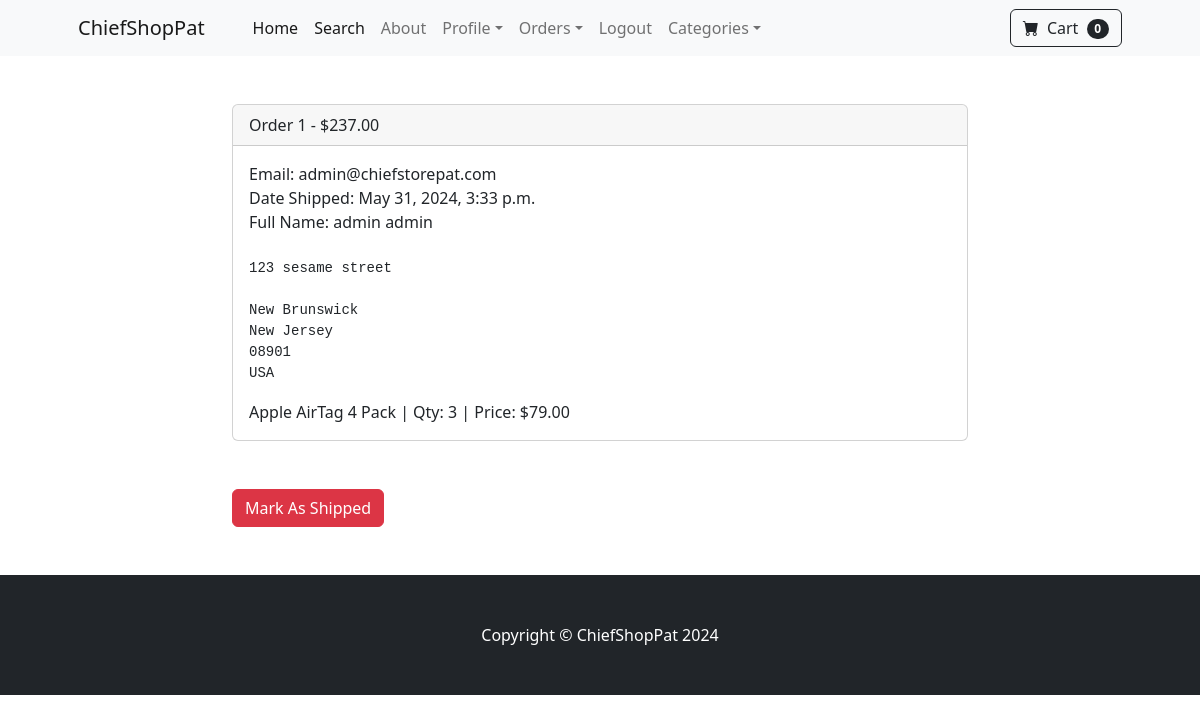
The page /payment/orders/1 (signed in) on the database as committed earlier.
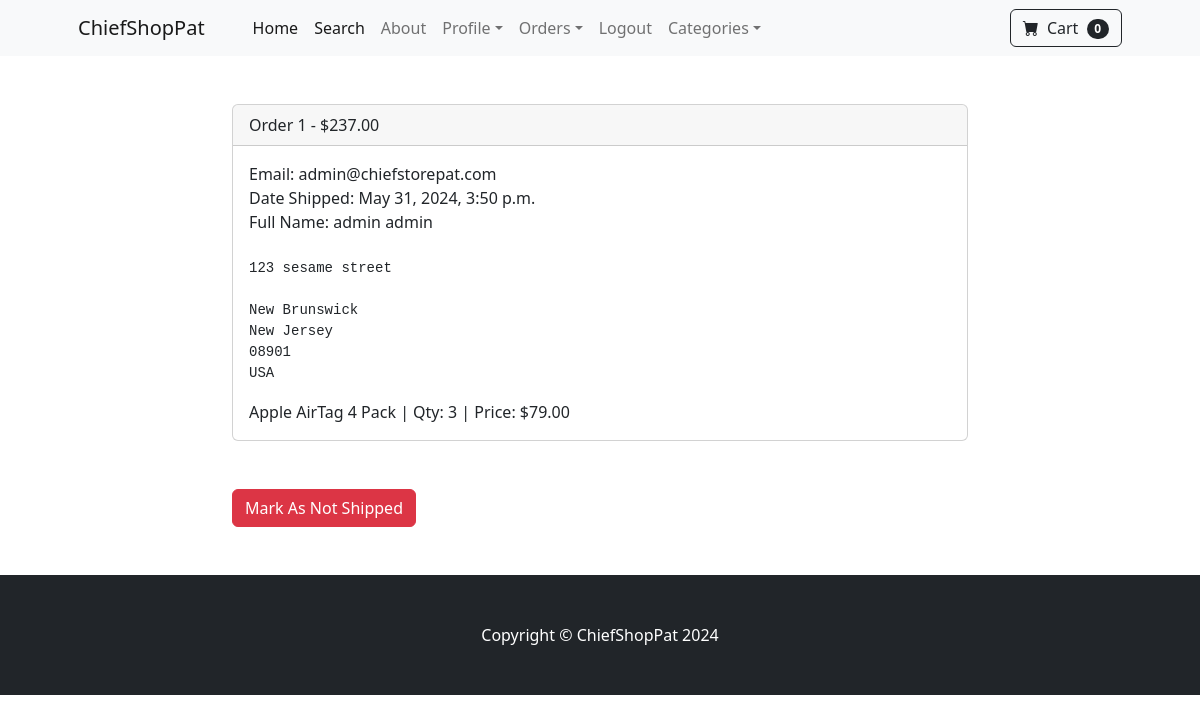
The same page on the database as committed later.
### payment/models.py (models this page shows, shortened)
class Order(models.Model):
	user = models.ForeignKey(User, on_delete=models.CASCADE, null=True, blank=True)
	full_name = models.CharField(max_length=250)
	email = models.EmailField(max_length=250)
	shipping_address = models.TextField(max_length=15000)
	amount_paid = models.DecimalField(max_digits=7, decimal_places=2)
	date_ordered = models.DateTimeField(auto_now_add=True)
	shipped = models.BooleanField(default=False)
	date_shipped = models.DateTimeField(blank=True, null=True)

class OrderItem(models.Model):
	order = models.ForeignKey(Order, on_delete=models.CASCADE, null=True)
	product = models.ForeignKey(Product, on_delete=models.CASCADE, null=True)
	user = models.ForeignKey(User, on_delete=models.CASCADE, null=True, blank=True)
	quantity = models.PositiveBigIntegerField(default=1)
	price = models.DecimalField(max_digits=7, decimal_places=2)

### store/models.py (models this page shows)
class Product(models.Model):
    name = models.CharField(max_length=100)
    price = models.DecimalField(default=0, decimal_places=2, max_digits=6) #ex of max digits: 9999.99
    category = models.ForeignKey(Category, on_delete=models.CASCADE, default=1)
    description = models.CharField(max_length=250, default='', blank=True, null=True)
    image = models.ImageField(upload_to='uploads/product/')
    is_sale = models.BooleanField(default=False)
    sale_price = models.DecimalField(default=0, decimal_places=2, max_digits=6)
    def __str__(self):
        return self.name

### payment/views.py (the view, shortened to what this page needs)
# urls.py: path('orders/<int:pk>', views.orders, name='orders'),
def orders(request, pk):
    if request.user.is_authenticated and request.user.is_superuser:
        order = Order.objects.get(id=pk)
        items = OrderItem.objects.filter(order=pk)
        return render(request, 'payment/orders.html', {"order":order, "items":items})
    else:
        messages.success(request, "Access Denied")
        return redirect('home')

### cart/cart.py (called while the page is built)
    def __len__(self):
        return len(self.cart)

### cart/context_processors.py (called while the page is built)
def cart(request):
    return {'cart': Cart(request)}

### payment/templates/payment/orders.html (shortened to what this page needs)
{% extends 'base.html' %} {% block content %}
<div class="container my-5">
    <div class="row justify-content-center">
        <div class="col-8">
            <div class="card">
                <div class="card-header">Order {{order.id}} - ${{order.amount_paid}}</div>
                <div class="card-body">
                    Email: {{order.email}} <br>
                    {% if order.date_shipped%}
                        Date Shipped: {{order.date_shipped}} <br>
                    {% else %}
                        Date Ordered: {{order.date_ordered}} <br>
                    {% endif %}
                    Full Name: {{order.full_name}} <br><br>
                    <pre>{{order.shipping_address}}</pre>
                    {% for item in items%}
                        {{item.product}} | Qty: {{item.quantity}} | Price: ${{item.price}}
                    {% endfor %}
                </div>
            </div>
            <br /><br />
            {% if not order.shipped %}
            <form method="POST">
                <button type="Submit" class="btn btn-danger">Mark As Shipped</button>
            </form>
            {% else %}
            <form method="POST">
                <button type="Submit" class="btn btn-danger">Mark As Not Shipped</button>
            </form>
            {% endif %}
        </div>
    </div>
</div>
{% endblock %}

### store/templates/base.html (shortened to what this page needs)
{% load static %}
<!DOCTYPE html>
<html lang="en">
  <head>
    <link
      href="https://cdn.jsdelivr.net/npm/bootstrap-icons@1.5.0/font/bootstrap-icons.css"
      rel="stylesheet"
    />
    <link href="{% static 'css/styles.css'%}" rel="stylesheet" />
  </head>
  <body style="display: flex; flex-direction: column">
    <div class="content-wrap" style="flex: 1">
      {% include 'navbar.html' %}  {% block content %} {% endblock %}
    </div>
    <footer class="py-5 bg-dark">
      <div class="container">
        <p class="m-0 text-center text-white">
          Copyright &copy; ChiefShopPat 2024
        </p>
      </div>
    </footer>
  </body>
</html>

### store/templates/navbar.html (shortened to what this page needs)
<nav class="navbar navbar-expand-lg navbar-light bg-light">
    <div class="container px-4 px-lg-5">
        <a class="navbar-brand" href="{% url 'home' %}">ChiefShopPat</a>
        <div class="collapse navbar-collapse" id="navbarSupportedContent">
            <ul class="navbar-nav me-auto mb-2 mb-lg-0 ms-lg-4">
                <li class="nav-item">
                    <a
                        class="nav-link active"
                        aria-current="page"
                        href="{% url 'home' %}"
                        >Home</a
                    >
                </li>
                <li class="nav-item">
                    <a
                        class="nav-link active"
                        aria-current="page"
                        href="{% url 'search' %}"
                        >Search</a
                    >
                </li>
                <li class="nav-item">
                    <a class="nav-link" href="{% url 'about' %}">About</a>
                </li>
                {% if user.is_authenticated %}
                <li class="nav-item dropdown">
                    <a
                        class="nav-link dropdown-toggle"
                        id="navbarDropdown"
                        href="#"
                        role="button"
                        data-bs-toggle="dropdown"
                        aria-expanded="false"
                        >Profile</a>
                </li>
                {% if user.is_superuser %}
                <li class="nav-item dropdown">
                    <a
                        class="nav-link dropdown-toggle"
                        id="navbarDropdown"
                        href="#"
                        role="button"
                        data-bs-toggle="dropdown"
                        aria-expanded="false"
                        >Orders</a>
                </li>
                {% endif %}
                <li class="nav-item">
                    <a class="nav-link" href="{% url 'logout' %}">Logout</a>
                </li>
                {% endif %}
                <li class="nav-item dropdown">
                    <a
                        class="nav-link dropdown-toggle"
                        id="navbarDropdown"
                        href="#"
                        role="button"
                        data-bs-toggle="dropdown"
                        aria-expanded="false"
                        >Categories</a
                    >
                </li>
            </ul>
            <form class="d-flex">
                <a href="{% url 'cart_summary' %}" class="btn btn-outline-dark">
                    <i class="bi-cart-fill me-1"></i>
                    Cart
                    <span
                        class="badge bg-dark text-white ms-1 rounded-pill"
                        id="cart_quantity"
                        >{{ cart|length }}
                    </span>
                </a>
            </form>
        </div>
    </div>
</nav>

Rows that differ between the two databases and show on the page:
changed Order "admin@chiefstorepat.com": date_shipped "May 31, 2024, 3:33 p.m." → "May 31, 2024, 3:50 p.m."; shipped False → True (drawn)
Other text that changed with them:
text no longer shown: "Mark As Shipped"
text now shown: "Mark As Not Shipped"
